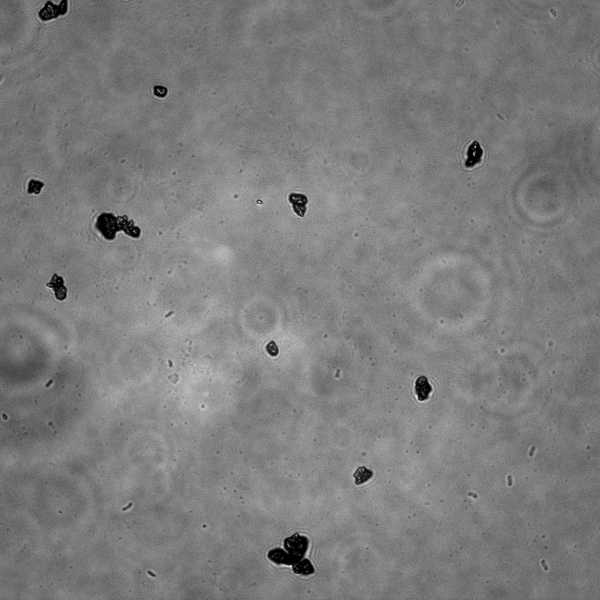
#> input picture source/1/1 N NO 1_ch00.tif, 1200 x 1200 px (shown at 1/2 size)
$ python -i dev.py   (imports and definitions only)
#> lines starting #> are read from the running program, lines starting #| are printed output that depends on the picture; after the words box and inside, x2 and y2 are one past the last pixel; in counts of white or black regions, pixels touching at a corner belong together
import os
import numpy as np
import cv2
from pathlib import Path
from skimage.io import imread
from skimage import filters, morphology, measure
from skimage.segmentation import watershed
from scipy import ndimage as ndi
from scipy import stats
import pandas as pd
import warnings
from openpyxl.utils import get_column_letter
import re
from typing import Optional, Union, Any, cast
from openpyxl.worksheet.worksheet import Worksheet
from openpyxl.cell.cell import Cell, MergedCell

# [1 line not run here, left out]

class BacteriaReviewTool:
    def __init__(self, root_folder="source"):
        """Initialize the review tool with root folder"""
        self.root_folder = root_folder
        self.config = {
            "gray_threshold": 53,
            "fluor_threshold": 5,
            "min_area": 400,
            "min_fluor_area": 400,
            "overlap_threshold": 0.80,
        }
        self.all_results = []
        self.process_all_subfolders()
        self.export_to_excel()

    def process_all_subfolders(self):
        """Process all subfolders under root_folder"""
        root_path = Path(self.root_folder)
        if not root_path.exists():
            print(f"Error: Root folder '{self.root_folder}' does not exist")
            return

        subfolders = [f for f in root_path.iterdir() if f.is_dir()]
        print(f"Found {len(subfolders)} subfolder(s) to process")

        for subfolder in subfolders:
            print(f"\nProcessing subfolder: {subfolder.name}")
            self.image_pairs = []
            self.load_image_pairs(subfolder)
            if self.image_pairs:
                self.generate_detection_reports(subfolder.name)
            else:
                print(f"  No image pairs found in {subfolder.name}")

    def load_image_pairs(self, folder_path):
        """Load all grayscale and fluorescence image pairs from a folder"""
        self.image_pairs = []
        folder_path = Path(folder_path)

        gray_files = sorted([
            f for f in os.listdir(folder_path)
            if f.endswith('_ch00.tif') and os.path.isfile(folder_path / f)
        ])

        for gray_file in gray_files:
            fluor_file = gray_file.replace('_ch00.tif', '_ch01.tif')
            gray_path = folder_path / gray_file
            fluor_path = folder_path / fluor_file

            if fluor_path.exists():
                try:
                    gray_img = imread(gray_path)
                    fluor_img = imread(fluor_path)

                    if len(gray_img.shape) == 3:
                        gray_img = cv2.cvtColor(gray_img, cv2.COLOR_RGB2GRAY)
                    if len(fluor_img.shape) == 3:
                        fluor_img = cv2.cvtColor(fluor_img, cv2.COLOR_RGB2GRAY)

                    self.image_pairs.append({
                        'gray': gray_img,
                        'fluor': fluor_img,
                        'gray_file': gray_file,
                        'fluor_file': fluor_file
                    })
                except Exception as e:
                    print(f"  Error loading {gray_file}: {e}")

        print(f"  Loaded {len(self.image_pairs)} image pair(s)")

    def preprocess_grayscale(self, image):
        """Preprocess grayscale image"""
        median_filtered = filters.median(image, morphology.disk(3))
        if median_filtered.max() > 0:
            img_normalized = (median_filtered / median_filtered.max() * 255).astype(np.uint8)
        else:
            img_normalized = median_filtered.astype(np.uint8)
        clahe = cv2.createCLAHE(clipLimit=2.0, tileGridSize=(8, 8))
        enhanced = clahe.apply(img_normalized)
        return enhanced

    # [10 lines left out: function preprocess_fluorescence, not called in this run]

    def segment_grayscale(self, preprocessed, threshold):
        """Segment grayscale bacteria (dark objects)"""
        binary = np.asarray(preprocessed) <= threshold
        distance = ndi.distance_transform_edt(binary)
        distance = np.asarray(distance, dtype=np.float32)
        local_max = morphology.local_maxima(distance)
        markers = measure.label(local_max)
        labels = watershed(-distance, markers, mask=binary)
        return labels > 0, labels

    # [9 lines left out: function segment_fluorescence, not called in this run]

    def postprocess(self, binary_mask):
        """Post-process binary mask"""
        min_size = 50
        cleaned = morphology.remove_small_objects(binary_mask, min_size=min_size)
        filled = ndi.binary_fill_holes(cleaned)
        opened = morphology.binary_opening(filled, morphology.disk(2))
        final = morphology.binary_closing(opened, morphology.disk(2))
        return final

    def detect_bacteria(self, image, is_grayscale=True):
        """Detect bacteria in image with current settings"""
        if is_grayscale:
            preprocessed = self.preprocess_grayscale(image)
            threshold = self.config['gray_threshold']
            min_area = self.config['min_area']
            binary, labels = self.segment_grayscale(preprocessed, threshold)
        else:
            preprocessed = self.preprocess_fluorescence(image)
            threshold = self.config['fluor_threshold']
            min_area = self.config['min_fluor_area']
            binary, labels = self.segment_fluorescence(preprocessed, threshold)

        final = self.postprocess(binary)
        labeled = measure.label(final)
        props = measure.regionprops(labeled)
        large_props = [prop for prop in props if prop.area > min_area]
        return labeled, large_props

    # [86 lines left out: functions calculate_mode, get_contour_intensities, calculate_colocalization, generate_detection_reports, not called in this run]

    def export_to_excel(self):
        """Export detection reports to a single Excel sheet"""
        print("\nExporting detection reports to Excel...")
        output_file = "bacteria_detection_reports.xlsx"
        writer = pd.ExcelWriter(output_file, engine='openpyxl')

        # Create detection reports data
        report_data = []
        for result in self.all_results:
            report_data.append({
                'Subfolder': result['subfolder'],
                'Filename': result['filename'],
                'Grayscale_Count': result['gray_count'],
                'Fluorescence_Count': result['fluor_count'],
                'Colocalized_Count': result['coloc_count'],
                'Colocalization_Rate_%': round(result['coloc_rate'], 2),
                'Gray_Avg_Area': round(result['gray_avg_area'], 2),
                'Gray_Std_Area': round(result['gray_std_area'], 2),
                'Gray_Avg_Mode_Intensity': round(result['gray_avg_mode_intensity'], 2),
                'Fluor_Avg_Area': round(result['fluor_avg_area'], 2),
                'Fluor_Std_Area': round(result['fluor_std_area'], 2),
                'Fluor_Avg_Mode_Intensity': round(result['fluor_avg_mode_intensity'], 2),
            })

        # Write to Excel
        report_df = pd.DataFrame(report_data)
        report_df.to_excel(writer, sheet_name='Detection_Reports', index=False)

        # Adjust column widths
        ws = writer.book['Detection_Reports']
        for column in ws.columns:
            max_length = 0
            first_cell = column[0]
            column_letter = get_column_letter_from_cell(first_cell, ws) if first_cell is not None else None
            for cell in column:
                try:
                    if len(str(cell.value)) > max_length:
                        max_length = len(str(cell.value))
                except:
                    pass
            adjusted_width = max_length + 2
            if column_letter:
                ws.column_dimensions[column_letter].width = adjusted_width

        writer.close()
        print(f"✓ Excel file saved: {output_file}")
        print(f"  - Detection reports: {len(report_data)} entries")
        print(f"{'='*70}\n")

# [41 lines left out: functions get_column_letter_from_cell, main, not called in this run]

# [2 lines not run here, left out]

>>> import cv2
>>> picture = cv2.imread('../source/1/1 N NO 1_ch00.tif', cv2.IMREAD_GRAYSCALE)
#> picture is the input picture: shape (1200, 1200); min 0, max 255, mean 124.4
>>> result = BacteriaReviewTool().detect_bacteria(picture)
#> in preprocess_grayscale, `img_normalized = (median_filtered / median_filtered.max() * 255).astyp..`:
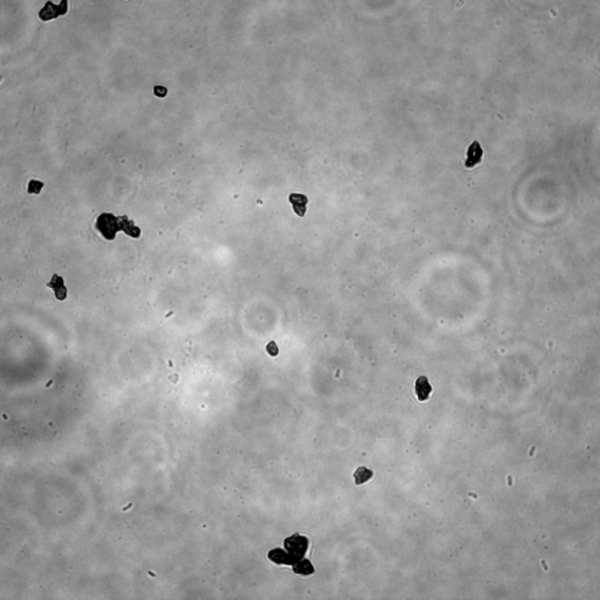
#> img_normalized: shape (1200, 1200) (shown at 1/2 size); min 0, max 255, mean 152.6
#> in preprocess_grayscale, `enhanced = clahe.apply(img_normalized)`:
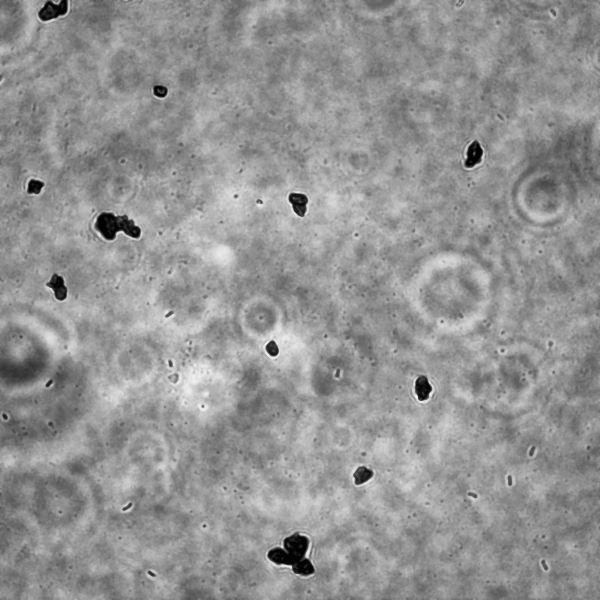
#> enhanced: shape (1200, 1200) (shown at 1/2 size); min 1, max 255, mean 147.1
#> in segment_grayscale, `binary = np.asarray(preprocessed) <= threshold`:
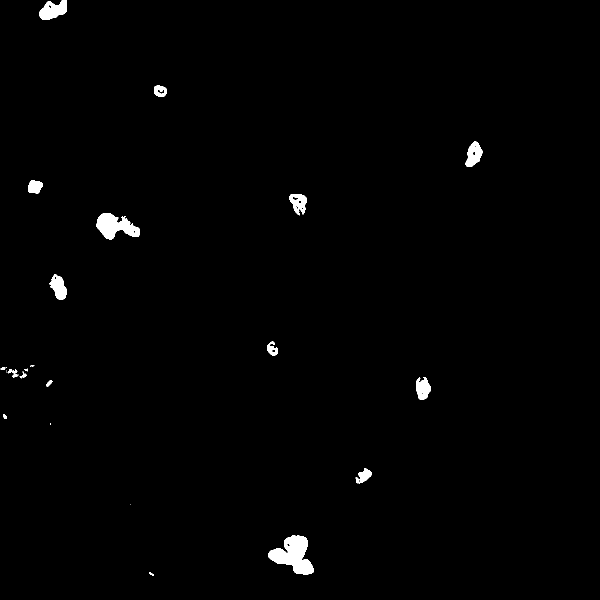
#> binary: shape (1200, 1200) bool (shown at 1/2 size); 1% white; 26 white regions (8 under 20 px), largest, box (x1, y1, x2, y2) and area: (536, 1070, 628, 1149) 3947, (192, 426, 280, 479) 2681, (78, 0, 134, 40) 1461
#> in segment_grayscale, `local_max = morphology.local_maxima(distance)`:
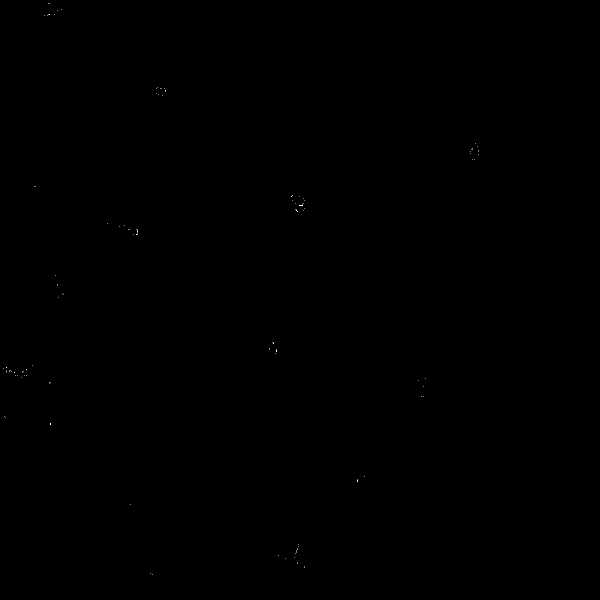
#> local_max: shape (1200, 1200) bool (shown at 1/2 size); 0.01% white in thin lines or dots, all inside (x1, y1, x2, y2) = (6, 6, 958, 1150)
#> in segment_grayscale, `markers = measure.label(local_max)`: markers: shape (1200, 1200) int32; 97 distinct labels, from 0 to 96
#> in segment_grayscale, `labels = watershed(-distance, markers, mask=binary)`: labels: shape (1200, 1200) int32; 97 distinct labels, from 0 to 96
#> in postprocess, `filled = ndi.binary_fill_holes(cleaned)`: filled: shape (1200, 1200) bool; 1% white; 15 white regions, largest, box (x1, y1, x2, y2) and area: (536, 1070, 628, 1149) 3970, (192, 426, 280, 479) 2693, (78, 0, 134, 40) 1487
#> in postprocess, `opened = morphology.binary_opening(filled, morphology.disk(2))`: opened: shape (1200, 1200) bool; 1% white; 16 white regions, largest, box (x1, y1, x2, y2) and area: (536, 1070, 628, 1149) 3964, (192, 426, 280, 479) 2669, (78, 0, 134, 40) 1487
#> in postprocess, `final = morphology.binary_closing(opened, morphology.disk(2))`: final: shape (1200, 1200) bool; 1% white; 15 white regions
#> in detect_bacteria, `labeled = measure.label(final)`: labeled: shape (1200, 1200) int32; 16 distinct labels, from 0 to 15
#> in detect_bacteria, `props = measure.regionprops(labeled)`: props = 15 regions; largest, box (x1, y1, x2, y2) and area: (536, 1070, 628, 1149) 3969, (192, 426, 280, 479) 2683, (78, 0, 134, 40) 1489, (931, 283, 965, 333) 1117, (99, 548, 133, 600) 1088
#> in detect_bacteria, `large_props = [prop for prop in props if prop.area > min_area]`: large_props = 10 regions; largest, box (x1, y1, x2, y2) and area: (536, 1070, 628, 1149) 3969, (192, 426, 280, 479) 2683, (78, 0, 134, 40) 1489, (931, 283, 965, 333) 1117, (99, 548, 133, 600) 1088
